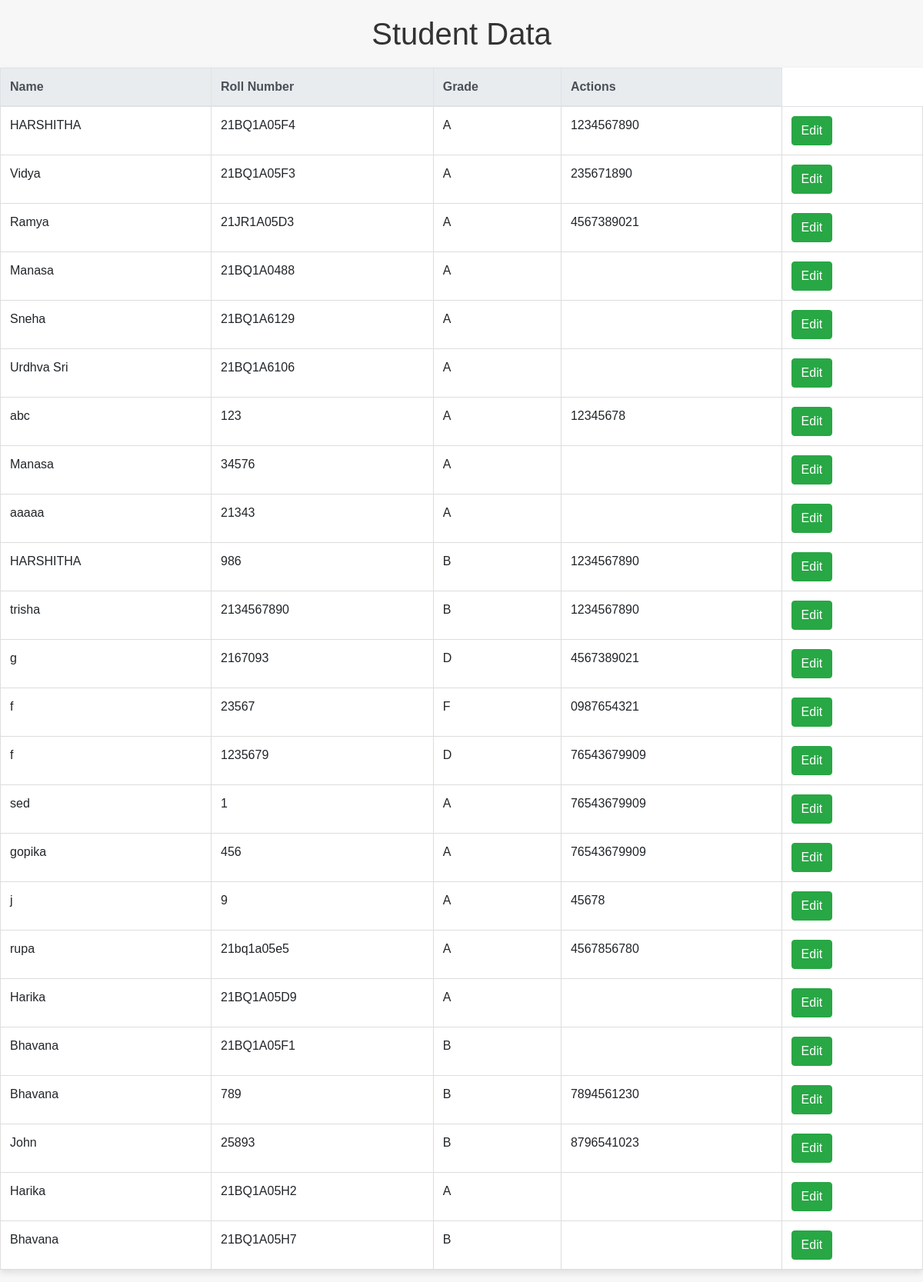
The page /view_student_data/ on the database its author committed.
### myapp/models.py (models this page shows)
class Student(models.Model):
    name = models.CharField(max_length=255)
    roll_number = models.CharField(max_length=20, unique=True)
    grade = models.CharField(max_length=1)
    phno=models.CharField(max_length=10)

### myapp/views.py (the view)
# urls.py: path('view_student_data/', view_student_data, name='view_student_data'),
def view_student_data(request):
    students = Student.objects.all()
    return render(request, 'myapp/view_student_data.html', {'students': students})

### myapp/templates/myapp/view_student_data.html (shortened to what this page needs)
<!DOCTYPE html>
<html lang="en">
<head>
    <link rel="stylesheet" href="https://stackpath.bootstrapcdn.com/bootstrap/4.5.2/css/bootstrap.min.css">
</head>
<body>
    <h1>Student Data</h1>
    <table class="table">
        <thead class="thead-light">
            <tr>
                <th>Name</th>
                <th>Roll Number</th>
                <th>Grade</th>
                <th>Actions</th>
            </tr>
        </thead>
        <tbody>
            {% for student in students %}
                <tr>
                    <td>{{ student.name }}</td>
                    <td>{{ student.roll_number }}</td>
                    <td>{{ student.grade }}</td>
                    <td>{{student.phno}}</td>
                    <td>
                        <button class="btn btn-success edit-btn" data-id="{{ student.id }}">Edit</button>
                    </td>
                </tr>
            {% endfor %}
        </tbody>
    </table>
</body>
</html>

### myapp/templates/myapp/view_student_data.html (style rules this page uses)
body { font-family: 'Arial', sans-serif; text-align: center; margin: 0; padding: 0; background-color: #f7f7f7; }
h1 { margin-top: 20px; color: #333; }
table { width: 80%; margin: 20px auto; border-collapse: collapse; box-shadow: 0 4px 8px rgba(0, 0, 0, 0.1); background-color: #fff; }
th, td { border: 1px solid #ddd; padding: 12px; text-align: left; }
th { background-color: #007bff; color: #fff; }
button { background-color: #28a745; color: #fff; padding: 10px; border: none; border-radius: 4px; cursor: pointer; }

### rows shown on the page
Student: name "HARSHITHA", roll_number "21BQ1A05F4", grade "A", phno "1234567890"
Student: name "Vidya", roll_number "21BQ1A05F3", grade "A", phno "235671890"
Student: name "Ramya", roll_number "21JR1A05D3", grade "A", phno "4567389021"
Student: name "Manasa", roll_number "21BQ1A0488", grade "A"
Student: name "Sneha", roll_number "21BQ1A6129", grade "A"
Student: name "Urdhva Sri", roll_number "21BQ1A6106", grade "A"
Student: name "abc", roll_number "123", grade "A", phno "12345678"
Student: name "Manasa", roll_number "34576", grade "A"
Student: name "aaaaa", roll_number "21343", grade "A"
Student: name "HARSHITHA", roll_number "986", grade "B", phno "1234567890"
Student: name "trisha", roll_number "2134567890", grade "B", phno "1234567890"
Student: name "g", roll_number "2167093", grade "D", phno "4567389021"
Student: name "f", roll_number "23567", grade "F", phno "0987654321"
Student: name "f", roll_number "1235679", grade "D", phno "76543679909"
Student: name "sed", roll_number "1", grade "A", phno "76543679909"
Student: name "gopika", roll_number "456", grade "A", phno "76543679909"
Student: name "j", roll_number "9", grade "A", phno "45678"
Student: name "rupa", roll_number "21bq1a05e5", grade "A", phno "4567856780"
Student: name "Harika", roll_number "21BQ1A05D9", grade "A"
Student: name "Bhavana", roll_number "21BQ1A05F1", grade "B"
Student: name "Bhavana", roll_number "789", grade "B", phno "7894561230"
Student: name "John", roll_number "25893", grade "B", phno "8796541023"
Student: name "Harika", roll_number "21BQ1A05H2", grade "A"
Student: name "Bhavana", roll_number "21BQ1A05H7", grade "B"
